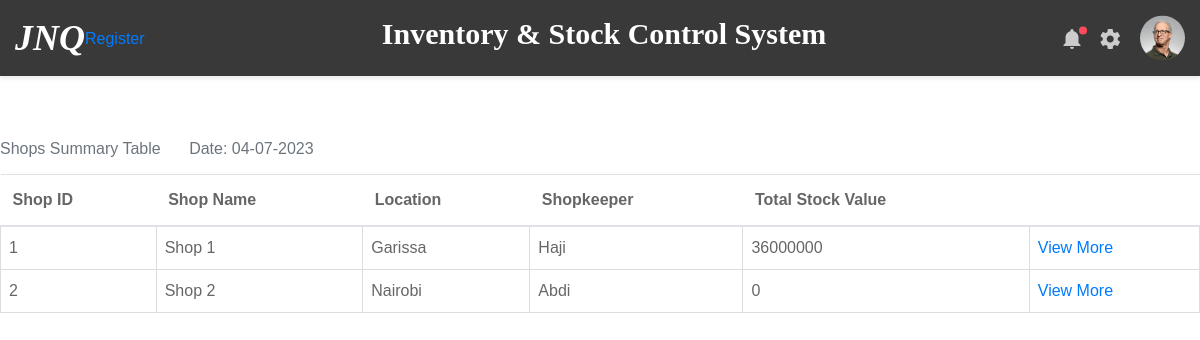
/view_shops, run on an earlier commit of the app's database.
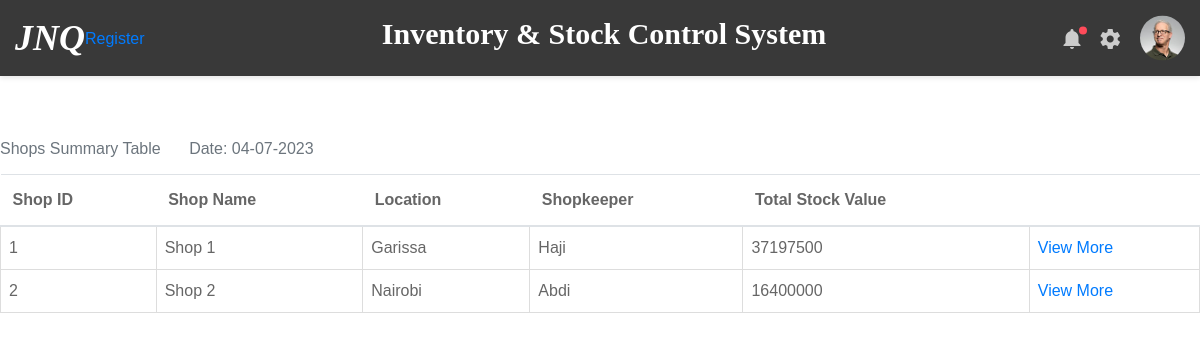
And on a later commit of the database.
### inventory/models.py (models this page shows)
class Shop(db.Model):
    id = db.Column(db.Integer, primary_key=True)
    shop_name = db.Column(db.String(100), nullable=False, unique=True)
    location = db.Column(db.String(100), nullable=False)
    shopkeeper = db.Column(db.String(100), nullable=False)
    date_registered = db.Column(db.DateTime, default=datetime.now())
    user_id = db.Column(db.Integer, db.ForeignKey('user.id'))
    restock = db.relationship('Restock', backref='shop', lazy=True)
    sale = db.relationship('Sale', backref='shop', lazy=True)
    stock_in = db.relationship('StockOut', backref='shop', lazy=True)
    daily_count = db.relationship('DailyCount', backref='shop', lazy=True)
    stock_association = db.relationship('ShopStock', back_populates='shop')
    stocks = association_proxy("stock_association", "stock")

### inventory/routes.py (the view)
@app.route('/view_shops', methods=['GET', 'POST'])
def view_shops():
    shops = Shop.query.all()
    date = today_date()
    shop_stock_lookup = {}
    for shop in shops:
        stock_value_list = []
        for product in shop.stocks:
            stock_value_list.append(product.item_value)
        total_stock_value = sum(stock_value_list)
        shop_stock_lookup[shop.id] = total_stock_value
    return render_template('view_shops.html', shop_stock_lookup=shop_stock_lookup, shops=shops, date=date)

### inventory/routes.py (called while the page is built)
def today_date():
    date_today = datetime.today().strftime('%d-%m-%Y')
    return date_today

### inventory/templates/view_shops.html
{% extends 'layout.html' %}
{% block content %}
     <table class="table">
         <caption style="caption-side: top">Shops Summary Table<span class="ml-4"> Date: {{date}}</span></caption>
          <thead>
            <tr>
              <th scope="col">Shop ID</th>
              <th scope="col">Shop Name</th>
              <th scope="col">Location</th>
              <th scope="col">Shopkeeper</th>
              <th scope="col">Total Stock Value</th>
              <th scope="col"></th>
            </tr>
          </thead>
          <tbody>
          {% for shop in shops %}
            <tr>
              <td>{{ shop.id }}</td>
              <td>{{shop.shop_name }}</td>
              <td>{{shop.location}}</td>
              <td>{{ shop.shopkeeper}}</td>
              <td>{{ shop_stock_lookup[shop.id] }}</td>
              <td><a href="{{ url_for('view_shop', shop_id=shop.id )}}">View More</a></td>
            </tr>
          {% endfor %}
          </tbody>
     </table>
{% endblock %}

What changed in the data, as far as the page shows it:
changed Shop "Shop 1": shop_stock_lookup "36000000" → "37197500"
changed Shop "Shop 2": shop_stock_lookup "0" → "16400000"
